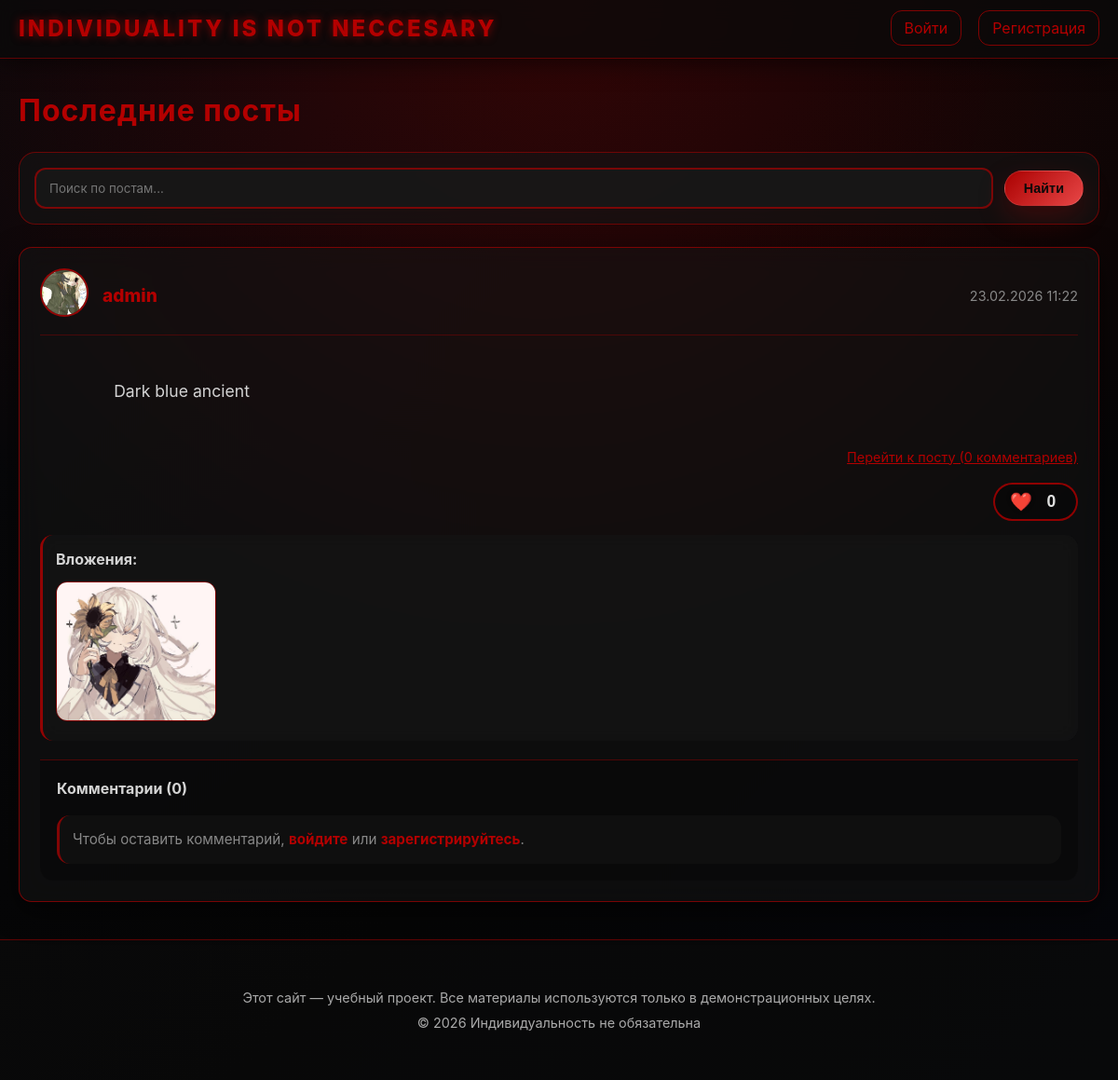
The page / on the database its author committed.
### app.py (models this page shows, shortened)
class Post(db.Model):
    id = db.Column(db.Integer, primary_key=True)
    content = db.Column(db.Text, nullable=False)
    date_posted = db.Column(db.DateTime, default=datetime.utcnow)
    user_id = db.Column(db.Integer, db.ForeignKey('user.id'), nullable=False)
    attachments = db.relationship('Attachment', backref='post', lazy=True, cascade='all, delete-orphan')
    comments = db.relationship('Comment', backref='post', lazy=True, cascade='all, delete-orphan')
    sticker_id = db.Column(db.Integer, db.ForeignKey('sticker.id'), nullable=True)
    likes_count = db.Column(db.Integer, default=0)

class User(UserMixin, db.Model):
    id = db.Column(db.Integer, primary_key=True)
    username = db.Column(db.String(80), unique=True, nullable=False)
    email = db.Column(db.String(120), unique=True, nullable=False)
    password_hash = db.Column(db.String(200), nullable=False)
    is_admin = db.Column(db.Boolean, default=False)
    can_post = db.Column(db.Boolean, default=False)
    avatar = db.Column(db.String(300), default='https://res.cloudinary.com/your-cloud/image/upload/default_avatar.png')
    posts = db.relationship('Post', backref='author', lazy=True)
    comments = db.relationship('Comment', backref='author', lazy=True)
    messages_sent = db.relationship(
        'Message',
        foreign_keys='Message.sender_id',
        back_populates='sender',
        lazy='dynamic'
    )
    messages_received = db.relationship(
        'Message',
        foreign_keys='Message.recipient_id',
        back_populates='recipient',
        lazy='dynamic'
    )

class Attachment(db.Model):
    id = db.Column(db.Integer, primary_key=True)
    filename = db.Column(db.String(200), nullable=False)
    file_url = db.Column(db.String(300), nullable=False)
    post_id = db.Column(db.Integer, db.ForeignKey('post.id'), nullable=False)

### app.py (the view)
@app.route('/')
def index():
    posts = Post.query.order_by(Post.date_posted.desc()).all()
    stickers = Sticker.query.all()
    return render_template('index.html', posts=posts, stickers=stickers)

### app.py (called while the page is built)
@app.context_processor
def utility_processor():
    def avatar_url(user):
        from datetime import datetime
        if user is None or user.avatar is None:
            return url_for('static', filename='uploads/default_avatar.png')
        if user.avatar.startswith('http'):
            return user.avatar
        base_url = url_for('static', filename='uploads/' + user.avatar)
        cache_buster = int(datetime.utcnow().timestamp())
        return f"{base_url}?v={cache_buster}"
    from datetime import datetime
    return dict(
        avatar_url=avatar_url,
        current_year=datetime.utcnow().year
    )

### templates/index.html (shortened to what this page needs)
{% extends "base.html" %}
{% block content %}
<h1 class="page-title">Последние посты</h1>
<form method="GET" action="{{ url_for('search') }}" class="search-form">
    <input type="text" name="q" placeholder="Поиск по постам..." value="{{ request.args.get('q', '') }}">
    <button type="submit" class="btn btn-sm">Найти</button>
</form>
<div class="posts">
    {% for post in posts %}
        <div class="post-card" id="post-{{ post.id }}">
            <div class="post-header">
                <a href="{{ url_for('user_profile', user_id=post.author.id) }}">
                    <img src="{{ avatar_url(post.author) }}" alt="avatar" class="avatar" onerror="this.src='https://res.cloudinary.com/dssim246k/image/upload/v123456/default_avatar_i5bg2p.png'">
                </a>
                <a href="{{ url_for('user_profile', user_id=post.author.id) }}" class="username">{{ post.author.username }}</a>
                <span class="post-date">{{ post.date_posted.strftime('%d.%m.%Y %H:%M') }}</span>
            </div>
            <div class="post-content">
                {{ post.content }}
            </div>
            <div class="post-comments-link">
                <a href="{{ url_for('post_detail', post_id=post.id) }}">Перейти к посту ({{ post.comments|length }} комментариев)</a>
            </div>
            <div class="post-footer">
    <button class="like-btn {% if current_user.is_authenticated and post.likes|selectattr('user_id', 'equalto', current_user.id)|list %}liked{% endif %}" data-post-id="{{ post.id }}">
        <span class="like-icon">❤️</span>
        <span class="like-count">{{ post.likes|length }}</span>
    </button>
</div>
            {% if post.attachments %}
                <div class="post-attachments">
                    <strong>Вложения:</strong>
                    <div class="attachment-grid">
                    {% for att in post.attachments %}
                        {% set ext = att.file_url.split('.')[-1].lower() %}
                        {% if ext in ['jpg', 'jpeg', 'png', 'gif'] %}
                            <a href="{{ url_for('static', filename='uploads/' + att.file_url) }}" target="_blank">
                                <img src="{{ url_for('static', filename='uploads/' + att.file_url) }}" alt="{{ att.filename }}" class="attachment-image">
                            </a>
                        {% else %}
                            <a href="{{ url_for('static', filename='uploads/' + att.file_url) }}" target="_blank" class="attachment-file">{{ att.filename }}</a>
                        {% endif %}
                    {% endfor %}
                    </div>
                </div>
            {% endif %}
            <div class="post-comments">
                <h4>Комментарии ({{ post.comments|length }})</h4>
                {% if current_user.is_authenticated %}
                    <form method="POST" action="{{ url_for('add_comment', post_id=post.id) }}" class="comment-form">
                        <textarea name="content" placeholder="Оставить комментарий..." required></textarea>
                        <button type="submit" class="btn">Отправить</button>
                    </form>
                {% else %}
                    <p class="comment-login-prompt">Чтобы оставить комментарий, <a href="{{ url_for('login') }}">войдите</a> или <a href="{{ url_for('register') }}">зарегистрируйтесь</a>.</p>
                {% endif %}
            </div>
        </div>
    {% else %}
        <p>Пока нет постов.</p>
    {% endfor %}
</div>
{% endblock %}

### rows shown on the page
Post: avatar (picture), author.username "admin", date_posted "23.02.2026 11:22", content "Dark blue ancient", comments|length "0", likes|length "0"
Attachment: file_url+filename (picture)
